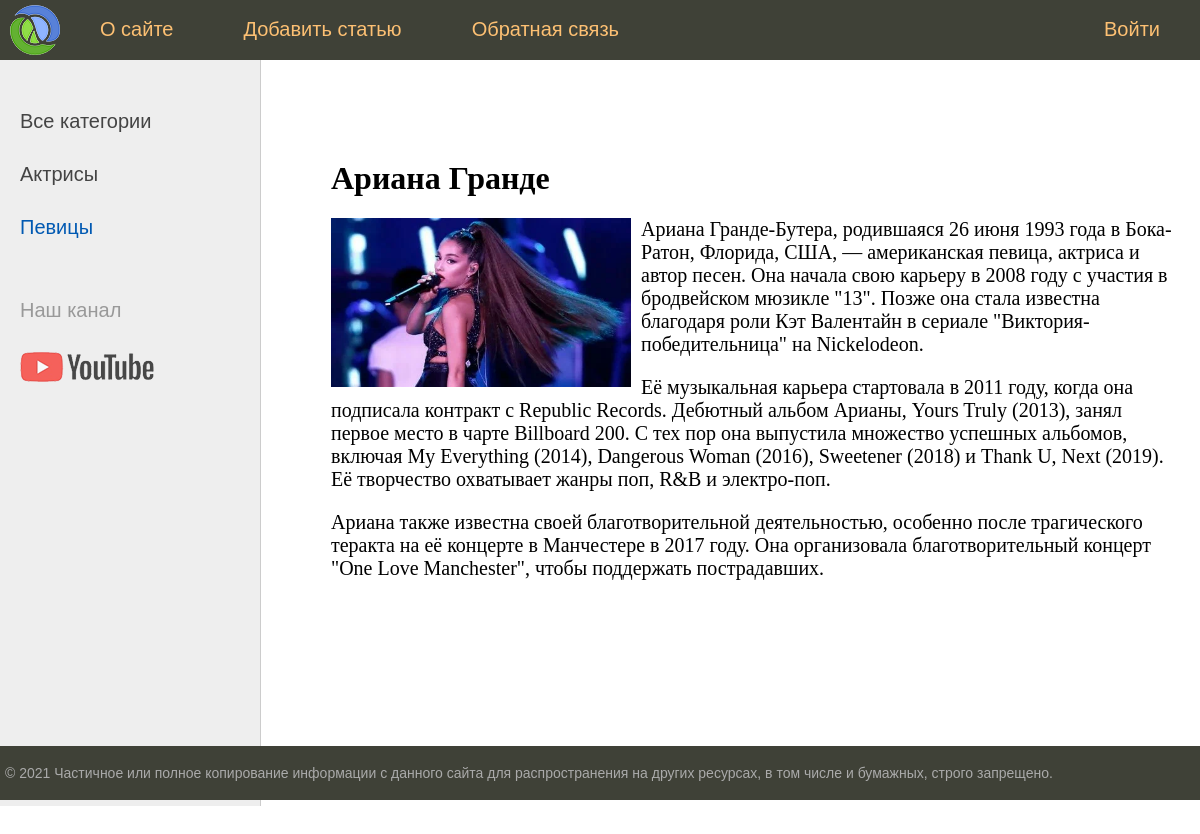
The app's page /post/ariana-grande/ with its own data.
### women/models.py (models this page shows, shortened)
class Category(models.Model):
    name=models.CharField(max_length=100,db_index=True)
    slug = models.SlugField(max_length=255, unique=True, db_index=True, verbose_name="URL")
    def get_absolute_url(self):
        return reverse('category',kwargs={'cat_slug':self.slug})
    class Meta:
        verbose_name_plural = 'Categories'
        ordering = ['id']

class Women(models.Model):
    title=models.CharField(max_length=255)
    slug=models.SlugField(max_length=255,unique=True,db_index=True,verbose_name="URL")
    content=models.TextField(blank=True)
    photo=models.ImageField(upload_to="photos/%Y/%m/%d/")
    time_create=models.DateTimeField(auto_now_add=True)
    time_update=models.DateTimeField(auto_now=True)
    is_published=models.BooleanField(default=True)
    cat=models.ForeignKey('Category', on_delete=models.PROTECT)
    class Meta:
        ordering=['time_create','title']

### women/views.py (the view)
# urls.py: path('post/<slug:post_slug>/',show_post, name='post'),
def show_post(request, post_slug):
    post=get_object_or_404(Women, slug=post_slug)
    context = {'post': post,
               'title': post.title,
               'cat_selected': post.cat_id,
               }
    return render(request,'women/post.html',context=context)

### women/templatetags/women_tags.py (called while the page is built)
@register.inclusion_tag('women/list_categories.html')
def show_categories(cat_select):
    categories = Category.objects.all()
    return {'categories': categories, 'cat_selected': cat_select}

@register.inclusion_tag('women/list_menu.html')
def get_menu():
    return {'menu': menu}

### women/templates/women/post.html
{% extends 'women/base.html' %}
{% block content %}
<h1>{{post.title}}</h1>
{% if post.photo %}
<p><img class="img-article-left" src="{{post.photo.url}}"></p>
{% endif %}
{{post.content|linebreaks}}
{% endblock %}

### women/templates/women/list_categories.html
{% for c in categories %}
         {% if c.pk == cat_selected %}
                   <li class="selected">{{c.name}}</li>
         {% else %}
                   <li><a href="{{ c.get_absolute_url }}">{{c.name}}</a></li>
         {% endif %}
{% endfor %}

### women/static/women/css/styles.css (style rules this page uses)
html, body { font-family: 'Arial'; margin: 0; padding: 0; height: 100%; width: 100%; color: #444; }
a { color: #0059b2; text-decoration: none; }
img { max-width: 600px; height: auto; }
img.img-article-left { max-width: 300px; height: auto; float: left; padding: 0 10px 10px 0; }
.left-chapters ul li { margin: 30px 0 0 0; color: #999; }
.left-chapters ul li.selected { color: #0059b2; }
.left-chapters ul li a { color: #444; text-decoration: none; }
.content-text h1 { font-size: 32px; }

### records on screen
Category: name "Актрисы"
Category: name "Певицы"
Women: title "Ариана Гранде", photo (picture), content "Ариана Гранде-Бутера, родившаяся 26 июня 1993 года в Бока-Ратон, Флорида, США, — американская певица, актриса и автор песен. Она начала свою карьеру в 2008 году с участия в бродвейском мюзикле \"13\". Позже она стала известна благодаря роли Кэт Валентайн в сериале \"Виктория-победительница\" на Nickelodeon. Её музыкальная карьера стартовала в 2011 году, когда она подписала контракт с Republic Records. Дебютный альбом Арианы, Yours Truly (2013), занял первое место в чарте Billboard 200. С тех пор она выпустила множество успешных альбомов, включая My Everything (2014), Dangerous Woman (2016), Sweetener (2018) и Thank U, Next (2019). Её творчество охватывает жанры поп, R&B и электро-поп. Ариана…"

### other values on screen
{{ m.title }} "О сайте" "Добавить статью" "Обратная связь"
{{ m.title }} "Войти"
